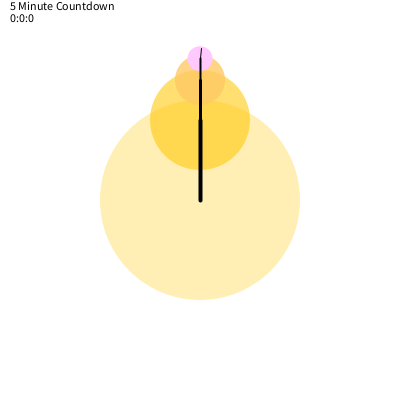
Frame 1 (no input)
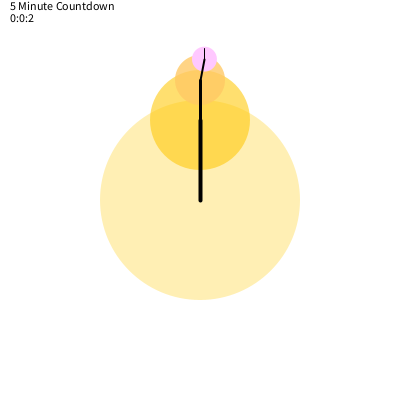
Frame 60 (the mouse pressed at the canvas centre just before this capture)
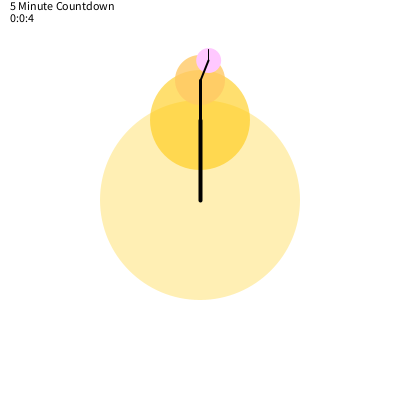
Frame 120 (the mouse held since frame 60 and released just before this capture)

The Processing sketch that drew these frames (run headless with seeded random() and noise(); from frame 60 on, the mouse is pressed at the canvas centre):

// Processing sketch: sketch_160919a
// ── sketch_160919a.pde
//Samuel Cooper / Sadie Donnelly
float x, y, x2, y2, x3, y3, x4, y4;
float milliRadius, secondsRadius, minutesRadius, hoursRadius;
int timeAmt;

void setup(){
 frameRate(30);
 size(400,400); 
 
 float radius = min(width, height) / 1.5;
  milliRadius = radius * 0.04;
  secondsRadius = radius * 0.08;
  minutesRadius = radius * 0.15;
  hoursRadius = radius * 0.3;  
  
  timeAmt = 5;
  
}

void draw(){
background(255);  
  
int hoursPassed = int(frameCount/(3600*30));
int minutesPassed = int(frameCount/(60*30));
int secondsPassed = frameCount/30;
int millisPassed = frameCount*100/30;


if(timeAmt == minutesPassed) {
  noLoop();
} else {
  float mapHour = map(hoursPassed, 0, 12, 0, TWO_PI)-HALF_PI;
  float mapMinute = map(minutesPassed,0,60,0,TWO_PI)-HALF_PI;
  float mapSecond = map(secondsPassed,0,60,0,TWO_PI)-HALF_PI;
  float mapMilli = map(millisPassed,0,100,0,TWO_PI)-HALF_PI;
  
  x = cos(mapHour)*hoursRadius;
  y = sin(mapHour)*hoursRadius;
  float newX = (width/2)+x;
  float newY = (height/2)+y;

  x2 = cos(mapMinute)*minutesRadius;
  y2 = sin(mapMinute)*minutesRadius;
  float newX2 = newX+x2;
  float newY2 = newY+y2;

  x3 = cos(mapSecond)*secondsRadius;
  y3 = sin(mapSecond)*secondsRadius;
  float newX3 = newX2+x3;
  float newY3 = newY2+y3;

  x4 = cos(mapMilli)*milliRadius;
  y4 = sin(mapMilli)*milliRadius;
  float newX4 = newX3+x4;
  float newY4 = newY3+y4;
  
   noStroke();

  fill(255,200,0,75);
  ellipse(width/2, height/2, width/2, width/2);

  fill(255,200,10, 150);
  ellipse(newX, newY, width/4, width/4);

  fill(255, 200, 100, 200);
  ellipse(newX2, newY2, width/8, width/8);

  fill(255, 200, 255, 255);
  ellipse(newX3, newY3, width/16, width/16);

  stroke(0);

  strokeWeight(4);
  line(width/2, height/2, newX, newY);

  strokeWeight(3);
  line(newX, newY, newX2, newY2);

  strokeWeight(2);
  line(newX2, newY2, newX3, newY3);

  strokeWeight(1);
  line(newX3, newY3, newX4, newY4);

  //text("12", 145, 20);
  //text("6", 145, 290);
  //text("15", newX+30, newY+5);
  //text("45", newX-45, newY+5);
  //text("60", newX2-7,newY2-7);

  fill(0);

  text(timeAmt+" "+"Minute"+ " Countdown",10,10);
  text(hoursPassed+":" +minutesPassed+":"+secondsPassed%60, 10, 22);

}

}
